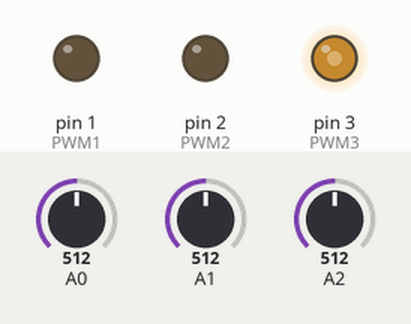
This sketch was run on a simulated Arduino Uno, built with avr-gcc and run on an emulated ATmega328P. Parts: output pins drawn as LEDs (lit = HIGH). The inputs (shaded band) are chosen by the test bench; at power-on: A0 = 512, A1 = 512, A2 = 512.

Above: at 1.2 s.
1.3 s: A0 set to 716
At 2.1 s:
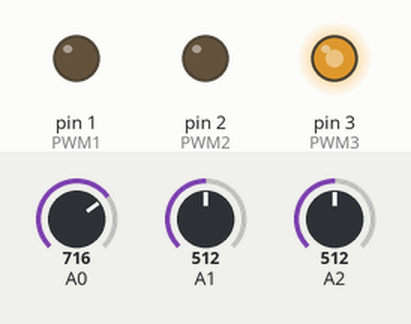
2.8 s: A0 set to 900
At 3.2 s:
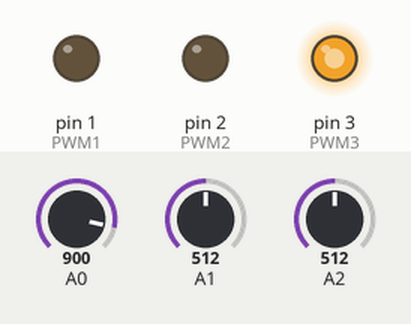
4.3 s: A0 set to 122
At 5.5 s:
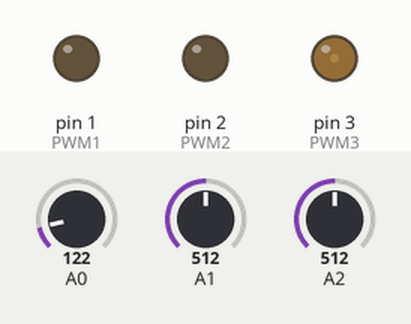
5.8 s: A0 set to 0
At 6.7 s:
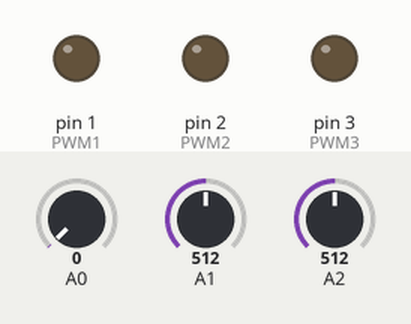
7.3 s: A0 set to 511
At 7.9 s:
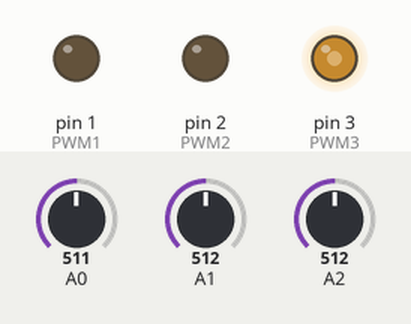
Timing chart, 0 to 9.8 s (numbered marks = the images above; inputs shaded):
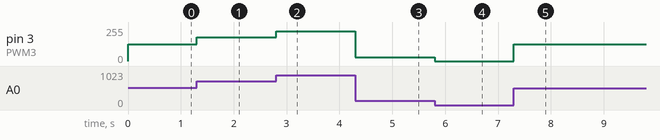

The sketch:

rgb_control.ino
```cpp
// Defining the output pins for the rgb values
#define PWM1 1
#define PWM2 2
#define PWM3 3

// Declaring the variables for the analog reading pins
int pR; // Red
int pG; // Green
int pB; // Blue

// Declaring the variable for the pwm value output
int8_t red;
int8_t green;
int8_t blue;

void setup(){
    // Setting the i/o mode to output for the digital pins
    pinMode(PWM1,OUTPUT);
    pinMode(PWM2,OUTPUT);
    pinMode(PWM3,OUTPUT);
    // Setting the i/o mode to input for the analog pins
    pinMode(A0,INPUT);
    pinMode(A1,INPUT);
    pinMode(A2,INPUT);
}

void loop() {
    // Reading the analog values from the input pins
    pR = analogRead(A0);
    pG = analogRead(A1);
    pB = analogRead(A2);

    // Mapping the analogRead range to the analogWrite range
    red = map(pR,0,1023,0,255);
    green = map(pR,0,1023,0,255);
    blue = map(pR,0,1023,0,255);

    // Writting the mapped values to the digital pins
    analogWrite(PWM1,red);
    analogWrite(PWM2,green);
    analogWrite(PWM3,blue);

}
```

Measured:
- after the input at 1.3 s, pin 3 (PWM3): 127/255 → 178/255 at once
- after the input at 2.8 s, pin 3 (PWM3): 178/255 → 224/255 at once
- after the input at 4.3 s, pin 3 (PWM3): 224/255 → 30/255 at once
- after the input at 5.8 s, pin 3 (PWM3): 30/255 → 0/255 at once
- after the input at 7.3 s, pin 3 (PWM3): 0/255 → 127/255 at once
